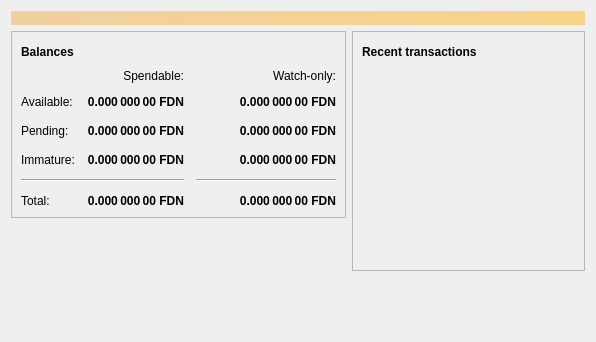
<?xml version="1.0" encoding="UTF-8"?>
<ui version="4.0">
 <class>OverviewPage</class>
 <widget class="QWidget" name="OverviewPage">
  <property name="geometry">
   <rect>
    <x>0</x>
    <y>0</y>
    <width>596</width>
    <height>342</height>
   </rect>
  </property>
  <property name="windowTitle">
   <string>Form</string>
  </property>
  <layout class="QVBoxLayout" name="topLayout">
   <item>
    <widget class="QLabel" name="labelAlerts">
     <property name="visible">
      <bool>false</bool>
     </property>
     <property name="styleSheet">
      <string notr="true">QLabel { background-color: qlineargradient(x1: 0, y1: 0, x2: 1, y2: 0, stop:0 #F0D0A0, stop:1 #F8D488); color:#000000; }</string>
     </property>
     <property name="wordWrap">
      <bool>true</bool>
     </property>
     <property name="margin">
      <number>3</number>
     </property>
     <property name="textInteractionFlags">
      <set>Qt::TextSelectableByMouse</set>
     </property>
    </widget>
   </item>
   <item>
    <layout class="QHBoxLayout" name="horizontalLayout" stretch="1,1">
     <item>
      <layout class="QVBoxLayout" name="verticalLayout_2">
       <item>
        <widget class="QFrame" name="frame">
         <property name="frameShape">
          <enum>QFrame::StyledPanel</enum>
         </property>
         <property name="frameShadow">
          <enum>QFrame::Raised</enum>
         </property>
         <layout class="QVBoxLayout" name="verticalLayout_4">
          <item>
           <layout class="QHBoxLayout" name="horizontalLayout_4">
            <item>
             <widget class="QLabel" name="label_5">
              <property name="font">
               <font>
                <weight>75</weight>
                <bold>true</bold>
               </font>
              </property>
              <property name="text">
               <string>Balances</string>
              </property>
             </widget>
            </item>
            <item>
             <widget class="QPushButton" name="labelWalletStatus">
              <property name="enabled">
               <bool>true</bool>
              </property>
              <property name="maximumSize">
               <size>
                <width>30</width>
                <height>16777215</height>
               </size>
              </property>
              <property name="toolTip">
               <string>The displayed information may be out of date. Your wallet automatically synchronizes with the Foundation network after a connection is established, but this process has not completed yet.</string>
              </property>
              <property name="text">
               <string/>
              </property>
              <property name="icon">
               <iconset resource="../bitcoin.qrc">
                <normaloff>:/icons/warning</normaloff>
                <disabledoff>:/icons/warning</disabledoff>:/icons/warning</iconset>
              </property>
              <property name="iconSize">
               <size>
                <width>24</width>
                <height>24</height>
               </size>
              </property>
              <property name="flat">
               <bool>true</bool>
              </property>
             </widget>
            </item>
            <item>
             <spacer name="horizontalSpacer_3">
              <property name="orientation">
               <enum>Qt::Horizontal</enum>
              </property>
              <property name="sizeHint" stdset="0">
               <size>
                <width>40</width>
                <height>20</height>
               </size>
              </property>
             </spacer>
            </item>
           </layout>
          </item>
          <item>
           <layout class="QGridLayout" name="gridLayout">
            <property name="spacing">
             <number>12</number>
            </property>
            <item row="2" column="2">
             <widget class="QLabel" name="labelWatchPending">
              <property name="font">
               <font>
                <weight>75</weight>
                <bold>true</bold>
               </font>
              </property>
              <property name="cursor">
               <cursorShape>IBeamCursor</cursorShape>
              </property>
              <property name="toolTip">
               <string>Unconfirmed transactions to watch-only addresses</string>
              </property>
              <property name="text">
               <string notr="true">0.000 000 00 FDN</string>
              </property>
              <property name="alignment">
               <set>Qt::AlignRight|Qt::AlignTrailing|Qt::AlignVCenter</set>
              </property>
              <property name="textInteractionFlags">
               <set>Qt::LinksAccessibleByMouse|Qt::TextSelectableByKeyboard|Qt::TextSelectableByMouse</set>
              </property>
             </widget>
            </item>
            <item row="2" column="1">
             <widget class="QLabel" name="labelUnconfirmed">
              <property name="font">
               <font>
                <weight>75</weight>
                <bold>true</bold>
               </font>
              </property>
              <property name="cursor">
               <cursorShape>IBeamCursor</cursorShape>
              </property>
              <property name="toolTip">
               <string>Total of transactions that have yet to be confirmed, and do not yet count toward the spendable balance</string>
              </property>
              <property name="text">
               <string notr="true">0.000 000 00 FDN</string>
              </property>
              <property name="alignment">
               <set>Qt::AlignRight|Qt::AlignTrailing|Qt::AlignVCenter</set>
              </property>
              <property name="textInteractionFlags">
               <set>Qt::LinksAccessibleByMouse|Qt::TextSelectableByKeyboard|Qt::TextSelectableByMouse</set>
              </property>
             </widget>
            </item>
            <item row="3" column="2">
             <widget class="QLabel" name="labelWatchImmature">
              <property name="font">
               <font>
                <weight>75</weight>
                <bold>true</bold>
               </font>
              </property>
              <property name="cursor">
               <cursorShape>IBeamCursor</cursorShape>
              </property>
              <property name="toolTip">
               <string>Mined balance in watch-only addresses that has not yet matured</string>
              </property>
              <property name="text">
               <string notr="true">0.000 000 00 FDN</string>
              </property>
              <property name="alignment">
               <set>Qt::AlignRight|Qt::AlignTrailing|Qt::AlignVCenter</set>
              </property>
              <property name="textInteractionFlags">
               <set>Qt::LinksAccessibleByMouse|Qt::TextSelectableByKeyboard|Qt::TextSelectableByMouse</set>
              </property>
             </widget>
            </item>
            <item row="4" column="0" colspan="2">
             <widget class="Line" name="line">
              <property name="orientation">
               <enum>Qt::Horizontal</enum>
              </property>
             </widget>
            </item>
            <item row="4" column="2">
             <widget class="Line" name="lineWatchBalance">
              <property name="sizePolicy">
               <sizepolicy hsizetype="Preferred" vsizetype="Fixed">
                <horstretch>0</horstretch>
                <verstretch>0</verstretch>
               </sizepolicy>
              </property>
              <property name="minimumSize">
               <size>
                <width>140</width>
                <height>0</height>
               </size>
              </property>
              <property name="orientation">
               <enum>Qt::Horizontal</enum>
              </property>
             </widget>
            </item>
            <item row="5" column="0">
             <widget class="QLabel" name="labelTotalText">
              <property name="text">
               <string>Total:</string>
              </property>
             </widget>
            </item>
            <item row="3" column="1">
             <widget class="QLabel" name="labelImmature">
              <property name="font">
               <font>
                <weight>75</weight>
                <bold>true</bold>
               </font>
              </property>
              <property name="cursor">
               <cursorShape>IBeamCursor</cursorShape>
              </property>
              <property name="toolTip">
               <string>Mined balance that has not yet matured</string>
              </property>
              <property name="text">
               <string notr="true">0.000 000 00 FDN</string>
              </property>
              <property name="alignment">
               <set>Qt::AlignRight|Qt::AlignTrailing|Qt::AlignVCenter</set>
              </property>
              <property name="textInteractionFlags">
               <set>Qt::LinksAccessibleByMouse|Qt::TextSelectableByKeyboard|Qt::TextSelectableByMouse</set>
              </property>
             </widget>
            </item>
            <item row="2" column="3">
             <spacer name="horizontalSpacer_2">
              <property name="orientation">
               <enum>Qt::Horizontal</enum>
              </property>
              <property name="sizeHint" stdset="0">
               <size>
                <width>40</width>
                <height>20</height>
               </size>
              </property>
             </spacer>
            </item>
            <item row="3" column="0">
             <widget class="QLabel" name="labelImmatureText">
              <property name="text">
               <string>Immature:</string>
              </property>
             </widget>
            </item>
            <item row="5" column="1">
             <widget class="QLabel" name="labelTotal">
              <property name="font">
               <font>
                <weight>75</weight>
                <bold>true</bold>
               </font>
              </property>
              <property name="cursor">
               <cursorShape>IBeamCursor</cursorShape>
              </property>
              <property name="toolTip">
               <string>Your current total balance</string>
              </property>
              <property name="text">
               <string notr="true">0.000 000 00 FDN</string>
              </property>
              <property name="alignment">
               <set>Qt::AlignRight|Qt::AlignTrailing|Qt::AlignVCenter</set>
              </property>
              <property name="textInteractionFlags">
               <set>Qt::LinksAccessibleByMouse|Qt::TextSelectableByKeyboard|Qt::TextSelectableByMouse</set>
              </property>
             </widget>
            </item>
            <item row="5" column="2">
             <widget class="QLabel" name="labelWatchTotal">
              <property name="font">
               <font>
                <weight>75</weight>
                <bold>true</bold>
               </font>
              </property>
              <property name="cursor">
               <cursorShape>IBeamCursor</cursorShape>
              </property>
              <property name="toolTip">
               <string>Current total balance in watch-only addresses</string>
              </property>
              <property name="text">
               <string notr="true">0.000 000 00 FDN</string>
              </property>
              <property name="alignment">
               <set>Qt::AlignRight|Qt::AlignTrailing|Qt::AlignVCenter</set>
              </property>
              <property name="textInteractionFlags">
               <set>Qt::LinksAccessibleByMouse|Qt::TextSelectableByKeyboard|Qt::TextSelectableByMouse</set>
              </property>
             </widget>
            </item>
            <item row="0" column="2">
             <widget class="QLabel" name="labelWatchonly">
              <property name="text">
               <string>Watch-only:</string>
              </property>
              <property name="alignment">
               <set>Qt::AlignRight|Qt::AlignTrailing|Qt::AlignVCenter</set>
              </property>
             </widget>
            </item>
            <item row="1" column="0">
             <widget class="QLabel" name="labelBalanceText">
              <property name="text">
               <string>Available:</string>
              </property>
             </widget>
            </item>
            <item row="1" column="1">
             <widget class="QLabel" name="labelBalance">
              <property name="font">
               <font>
                <weight>75</weight>
                <bold>true</bold>
               </font>
              </property>
              <property name="cursor">
               <cursorShape>IBeamCursor</cursorShape>
              </property>
              <property name="toolTip">
               <string>Your current spendable balance</string>
              </property>
              <property name="text">
               <string notr="true">0.000 000 00 FDN</string>
              </property>
              <property name="alignment">
               <set>Qt::AlignRight|Qt::AlignTrailing|Qt::AlignVCenter</set>
              </property>
              <property name="textInteractionFlags">
               <set>Qt::LinksAccessibleByMouse|Qt::TextSelectableByKeyboard|Qt::TextSelectableByMouse</set>
              </property>
             </widget>
            </item>
            <item row="1" column="2">
             <widget class="QLabel" name="labelWatchAvailable">
              <property name="font">
               <font>
                <weight>75</weight>
                <bold>true</bold>
               </font>
              </property>
              <property name="cursor">
               <cursorShape>IBeamCursor</cursorShape>
              </property>
              <property name="toolTip">
               <string>Your current balance in watch-only addresses</string>
              </property>
              <property name="text">
               <string notr="true">0.000 000 00 FDN</string>
              </property>
              <property name="alignment">
               <set>Qt::AlignRight|Qt::AlignTrailing|Qt::AlignVCenter</set>
              </property>
              <property name="textInteractionFlags">
               <set>Qt::LinksAccessibleByMouse|Qt::TextSelectableByKeyboard|Qt::TextSelectableByMouse</set>
              </property>
             </widget>
            </item>
            <item row="2" column="0">
             <widget class="QLabel" name="labelPendingText">
              <property name="text">
               <string>Pending:</string>
              </property>
             </widget>
            </item>
            <item row="0" column="1">
             <widget class="QLabel" name="labelSpendable">
              <property name="text">
               <string>Spendable:</string>
              </property>
              <property name="alignment">
               <set>Qt::AlignRight|Qt::AlignTrailing|Qt::AlignVCenter</set>
              </property>
             </widget>
            </item>
           </layout>
          </item>
         </layout>
        </widget>
       </item>
       <item>
        <spacer name="verticalSpacer">
         <property name="orientation">
          <enum>Qt::Vertical</enum>
         </property>
         <property name="sizeHint" stdset="0">
          <size>
           <width>20</width>
           <height>40</height>
          </size>
         </property>
        </spacer>
       </item>
      </layout>
     </item>
     <item>
      <layout class="QVBoxLayout" name="verticalLayout_3">
       <item>
        <widget class="QFrame" name="frame_2">
         <property name="frameShape">
          <enum>QFrame::StyledPanel</enum>
         </property>
         <property name="frameShadow">
          <enum>QFrame::Raised</enum>
         </property>
         <layout class="QVBoxLayout" name="verticalLayout">
          <item>
           <layout class="QHBoxLayout" name="horizontalLayout_2">
            <item>
             <widget class="QLabel" name="label_4">
              <property name="font">
               <font>
                <weight>75</weight>
                <bold>true</bold>
               </font>
              </property>
              <property name="text">
               <string>Recent transactions</string>
              </property>
             </widget>
            </item>
            <item>
             <widget class="QPushButton" name="labelTransactionsStatus">
              <property name="enabled">
               <bool>true</bool>
              </property>
              <property name="maximumSize">
               <size>
                <width>30</width>
                <height>16777215</height>
               </size>
              </property>
              <property name="toolTip">
               <string>The displayed information may be out of date. Your wallet automatically synchronizes with the Foundation network after a connection is established, but this process has not completed yet.</string>
              </property>
              <property name="text">
               <string/>
              </property>
              <property name="icon">
               <iconset resource="../bitcoin.qrc">
                <normaloff>:/icons/warning</normaloff>
                <disabledoff>:/icons/warning</disabledoff>:/icons/warning</iconset>
              </property>
              <property name="iconSize">
               <size>
                <width>24</width>
                <height>24</height>
               </size>
              </property>
              <property name="flat">
               <bool>true</bool>
              </property>
             </widget>
            </item>
            <item>
             <spacer name="horizontalSpacer">
              <property name="orientation">
               <enum>Qt::Horizontal</enum>
              </property>
              <property name="sizeHint" stdset="0">
               <size>
                <width>40</width>
                <height>20</height>
               </size>
              </property>
             </spacer>
            </item>
           </layout>
          </item>
          <item>
           <widget class="QListView" name="listTransactions">
            <property name="styleSheet">
             <string notr="true">QListView { background: transparent; }</string>
            </property>
            <property name="frameShape">
             <enum>QFrame::NoFrame</enum>
            </property>
            <property name="verticalScrollBarPolicy">
             <enum>Qt::ScrollBarAlwaysOff</enum>
            </property>
            <property name="horizontalScrollBarPolicy">
             <enum>Qt::ScrollBarAlwaysOff</enum>
            </property>
            <property name="selectionMode">
             <enum>QAbstractItemView::NoSelection</enum>
            </property>
           </widget>
          </item>
         </layout>
        </widget>
       </item>
       <item>
        <spacer name="verticalSpacer_2">
         <property name="orientation">
          <enum>Qt::Vertical</enum>
         </property>
         <property name="sizeHint" stdset="0">
          <size>
           <width>20</width>
           <height>40</height>
          </size>
         </property>
        </spacer>
       </item>
      </layout>
     </item>
    </layout>
   </item>
  </layout>
 </widget>
 <resources/>
 <connections/>
</ui>
